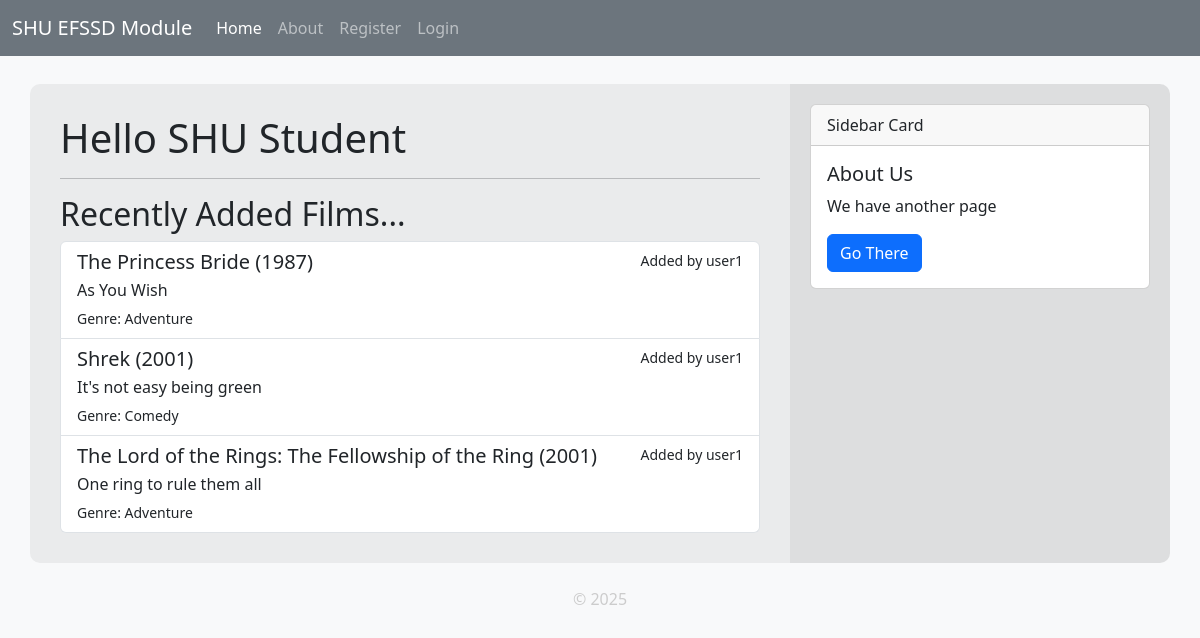
Before: / with the older database file.
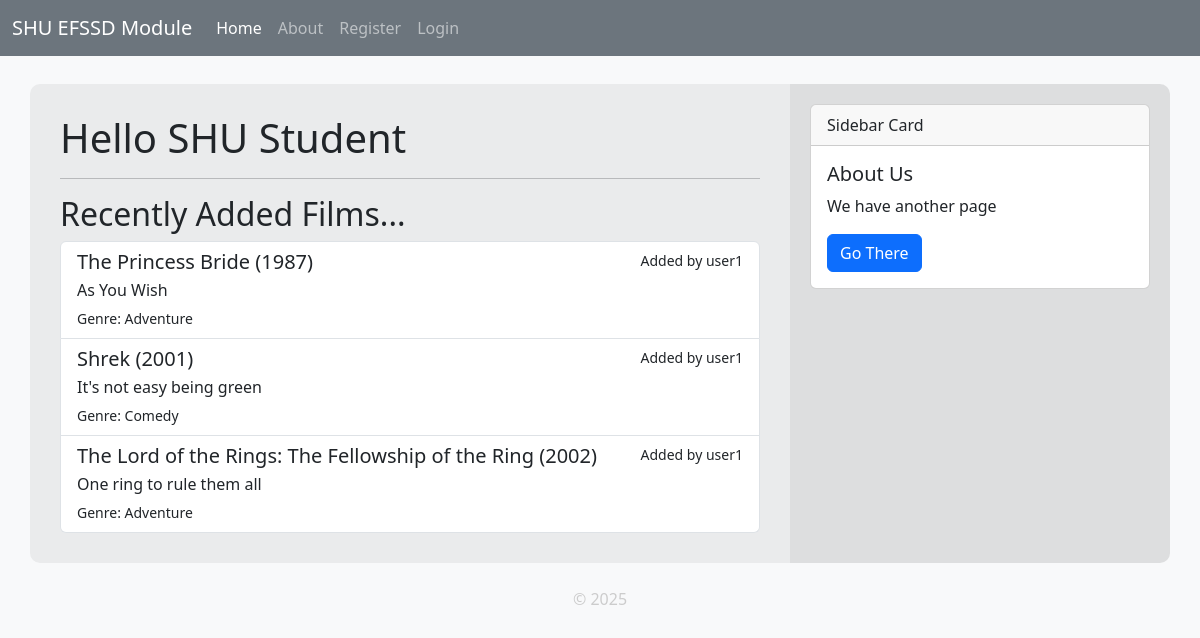
After: the same page with the newer database file.
### tables this page shows
CREATE TABLE films (
    id INTEGER PRIMARY KEY AUTOINCREMENT,
    created TIMESTAMP DEFAULT CURRENT_TIMESTAMP,
    user INTEGER NOT NULL REFERENCES users(id),
    title TEXT NOT NULL,
    tagline TEXT,
    director TEXT,
    poster TEXT,
    release_year INTEGER,
    genre TEXT,
    watched BOOLEAN,
    rating INTEGER,
    review TEXT
);

### app.py (the view)
@app.route('/')
def index():
    studentName = "SHU Student"
    if 'username' in session:
        studentName = session['username']
    films = get_all_films(limit=5, order_by='created DESC')  # Fetch the latest 5 films added
    return render_template('index.html', title="Welcome", username=studentName, films=films)

### app.py (called while the page is built)
@app.context_processor
def inject_csrf_token():
    return dict(csrf_token=generate_csrf())

@app.context_processor
def inject_site_name():
    return dict(siteName=siteName)

@app.template_filter()
def get_username(user_id):
    user = get_user_by_id(user_id)
    return user['username'] if user else 'Unknown'

### db/db.py (called while the page is built)
def get_db_connection():
    BASE_DIR = os.path.dirname(os.path.abspath(__file__))  # Get the directory of the current file
    DB_PATH = os.path.join(BASE_DIR, 'database.db') # Construct the full path to the database file
    conn = sqlite3.connect(DB_PATH)                 # Connect to the database
    conn.row_factory = sqlite3.Row                  # Enable dictionary-like access to rows
    return conn

def get_user_by_id(user_id):
    conn = get_db_connection()
    user = conn.execute('SELECT * FROM users WHERE id = ?', (user_id,)).fetchone()
    conn.close()
    if user is None:
        abort(404)
    return user

def get_all_films(user=None, limit=None, order_by='title ASC'):
    conn = get_db_connection()
    query = 'SELECT * FROM films'
    if user:
        query += ' WHERE user = ?'
    query += f' ORDER BY {order_by}'
    if limit:
        query += f' LIMIT {limit}'
    if user:
        films = conn.execute(query, (user,)).fetchall()
    else:
        films = conn.execute(query).fetchall()
    conn.close()
    return films

### templates/index.html
{% extends "base.html" %}
{% block content %}
    <h1>Hello {{ username }}</h1>
    <hr>
    <h2>Recently Added Films...</h2>
    <div class="list-group">
        {% for film in films %}
            <a href="{{ url_for('film', id=film['id']) }}" class="list-group-item list-group-item-action">
                <div class="d-flex w-100 justify-content-between">
                    <h5 class="mb-1">{{ film['title'] }} ({{ film['release_year'] }})</h5>
                    <small>Added by {{ film['user'] | get_username }}</small>
                </div>
                <p class="mb-1">{{ film['tagline'] }}</p>
                <small>Genre: {{ film['genre'] }}</small>
            </a>
        {% else %}
            <p class="text-muted">No films available.</p>
        {% endfor %}
    </div>
{% endblock %}

### templates/base.html (shortened to what this page needs)
<!DOCTYPE html>
<html lang="en">
<head>
    <link href="https://cdn.jsdelivr.net/npm/bootstrap@5.3.3/dist/css/bootstrap.min.css" rel="stylesheet">
     <link rel="stylesheet" href="{{ url_for('static', filename='styles.css') }}">
</head>
<body>
    <nav class="navbar navbar-expand-lg navbar-dark bg-secondary">
        <div class="container-fluid">
            <a class="navbar-brand" href="#">{{ siteName }}</a>
            <div class="collapse navbar-collapse" id="navbarNavAltMarkup">
                <div class="navbar-nav">
                    <a class="nav-link active" aria-current="page" href="/">Home</a>
                    <a class="nav-link" href="/about">About</a>
                    {% if session['user_id'] %}
                    <a class="nav-link" href="/films">Films</a>
                    <a class="nav-link" href="/logout">Logout</a>
                    {% else %}
                    <a class="nav-link" href="/register">Register</a>
                    <a class="nav-link" href="/login">Login</a>
                    {% endif %}
                </div>
            </div>
        </div>
    </nav>
    <div class="container mt-2">
        <div class="row">
            <div id="main-content" class="col-md-8">
                {% block content %}{% endblock %}
            </div>
            <div id="sidebar" class="col-md-4">
                <div class="card">
                    <div class="card-header">
                        Sidebar Card
                    </div>
                    <div class="card-body">
                        <h5 class="card-title">About Us</h5>
                        <p class="card-text">We have another page</p>
                        <a href="/about" class="btn btn-primary">Go There</a>
                    </div>
                </div>
            </div>
        </div>
    </div>
    <footer class="text-center mt-4">
        <p>&copy; 2025</p>
    </footer>
</body>
</html>

### static/styles.css (style rules this page uses)
body { background-color: #f8f9fa; color: #212529; }
#main-content { background-color: rgba(26, 26, 26, 0.06); padding: 30px; border-radius: 10px 0 0 10px; margin-top: 20px; }
#sidebar { background-color: rgba(30, 30, 30, 0.12); padding: 20px; border-radius: 0 10px 10px 0; margin-top: 20px; }
footer { color: #cccccc; width: 100%; }

Changed rows visible on the page:
changed films "The Lord of the Rings: The Fellowship of the Ring": release_year "2001" → "2002"
